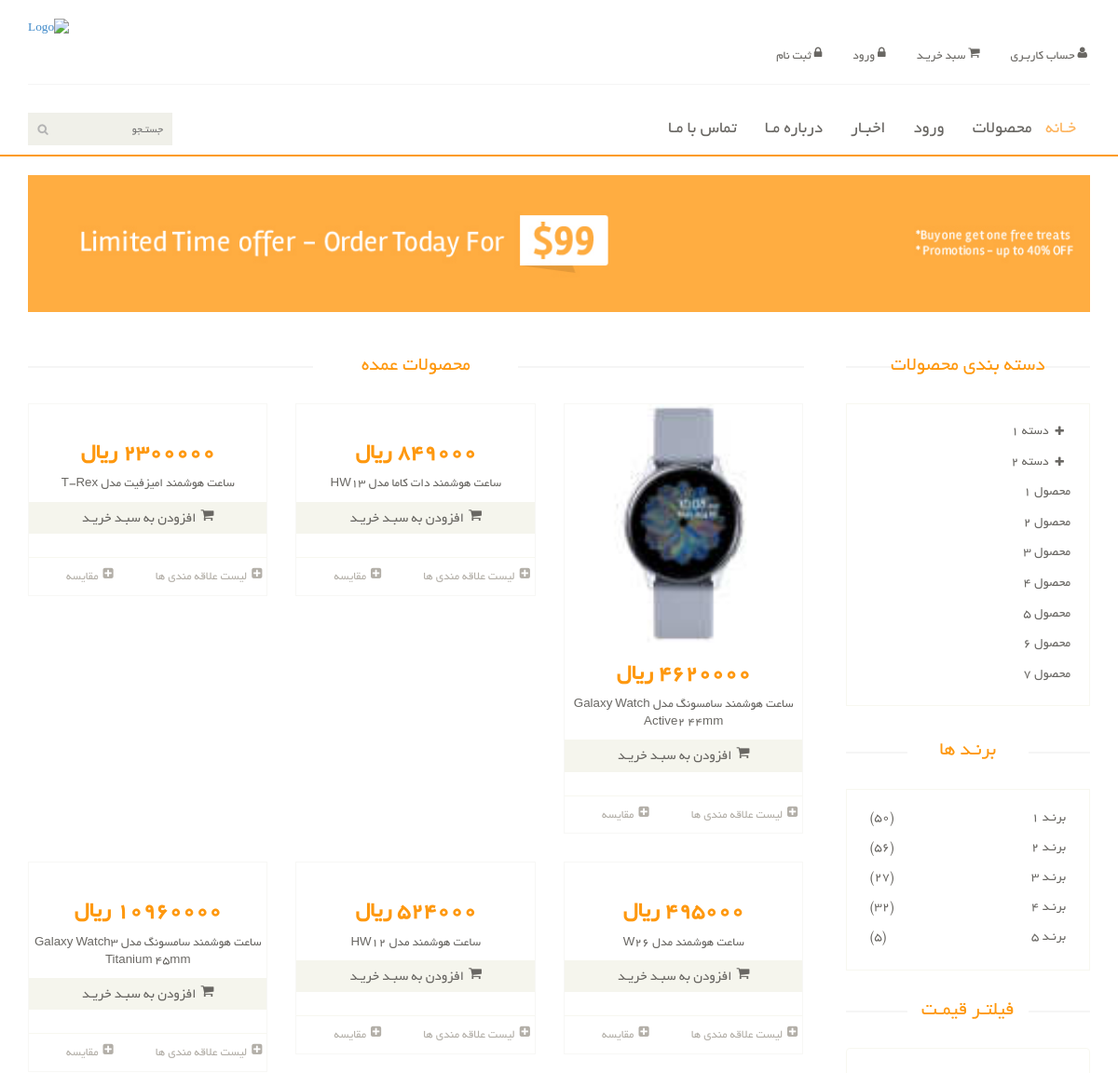
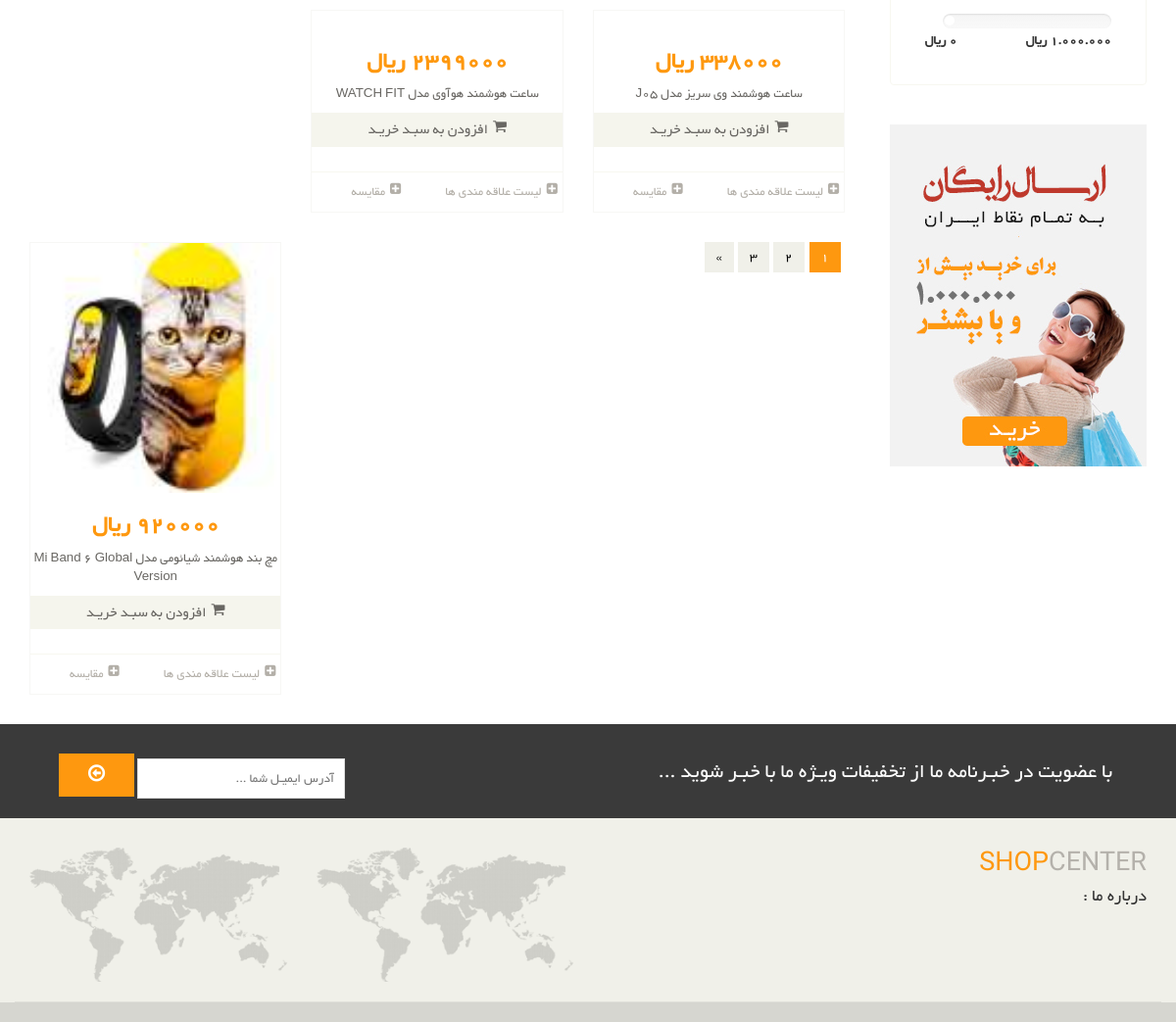
Screenshot of /products/ with the database file from the repository (2 pictures, top to bottom).
### products/models.py (models this page shows, shortened)
class Product(models.Model):
    category = models.ForeignKey(Category, related_name='products', on_delete=models.CASCADE)
    name = models.CharField(max_length=100, db_index=True)
    slug = models.SlugField(max_length=200, db_index=True)
    image = models.ImageField(upload_to=upload_image_path)
    description = models.TextField(blank=True)
    price = models.PositiveIntegerField(default=0)
    in_stock = models.BooleanField(default=True)
    is_active = models.BooleanField(default=True)
    created_at = models.DateTimeField(auto_now_add=True)
    updated_at = models.DateTimeField(auto_now=True)
    inventory = models.PositiveIntegerField(default=1)
    class Meta:
        ordering = ('name',)
        index_together = (('id', 'slug'),)

### products/views.py (the view)
# urls.py: path('', ProductList.as_view(), name="product_list"),
class ProductList(ListView):
    queryset = Product.objects.filter(is_active=True, in_stock=True)
    template_name = 'products_temp/product_list.html'

### products/templates/products_temp/product_list.html (shortened to what this page needs)
{% extends 'shared/_MainLayout.html' %}
{% load static %}
{% block content %}
    <section id="advertisement">
        <div class="container">
            <img src="{% static "images/shop/advertisement.jpg" %}" alt=""/>
        </div>
    </section>
    <section>
        <div class="container">
            <div class="row">
                <div class="col-sm-9 padding-right">
                    <div class="features_items">
                        <h2 class="title text-center">محصولات عمده</h2>
                        {% for product in object_list %}
                            <div class="col-sm-4">
                                <div class="product-image-wrapper">
                                    <div class="single-products">
                                        <div class="productinfo text-center">
                                            <img src="{{ product.image.url }}" alt=""/>
                                            <h2>{{ product.price }} ريال</h2>
                                            <p>{{ product.name }}</p>
                                            <a href="{% url 'product_detail' product.id %}"
                                               class="btn btn-default add-to-cart"><i
                                                    class="fa fa-shopping-cart"></i>افزودن به سبـد خریـد</a>
                                        </div>
                                        <div class="product-overlay">
                                            <div class="overlay-content">
                                            </div>
                                        </div>
                                    </div>
                                    <div class="choose">
                                        <ul class="nav nav-pills nav-justified">
                                            <li><a href=""><i class="fa fa-plus-square"></i>لیست علاقه مندی ها</a></li>
                                            <li><a href=""><i class="fa fa-plus-square"></i>مقایسه</a></li>
                                        </ul>
                                    </div>
                                </div>
                            </div>
                        {% endfor %}
                        <ul class="pagination">
                            <li class="active"><a href="">1</a></li>
                            <li><a href="">2</a></li>
                            <li><a href="">3</a></li>
                            <li><a href="">&raquo;</a></li>
                        </ul>
                    </div>
                </div>
                <div class="col-sm-3">
                    <div class="left-sidebar">
                        <h2>دسته بندی محصولات</h2>
                        <div class="panel-group category-products" id="accordian">
                            <div class="panel panel-default">
                                <div class="panel-heading">
                                    <h4 class="panel-title">
                                        <a data-toggle="collapse" data-parent="#accordian" href="#sportswear">
                                            <span class="badge pull-right"><i class="fa fa-plus"></i></span>
                                            دسته 1
                                        </a>
                                    </h4>
                                </div>
                            </div>
                            <div class="panel panel-default">
                                <div class="panel-heading">
                                    <h4 class="panel-title">
                                        <a data-toggle="collapse" data-parent="#accordian" href="#mens">
                                            <span class="badge pull-right"><i class="fa fa-plus"></i></span>
                                            دسته 2
                                        </a>
                                    </h4>
                                </div>
                            </div>
                            <div class="panel panel-default">
                                <div class="panel-heading">
                                    <h4 class="panel-title"><a href="#">محصول 1</a></h4>
                                </div>
                            </div>
                            <div class="panel panel-default">
                                <div class="panel-heading">
                                    <h4 class="panel-title"><a href="#">محصول 2</a></h4>
                                </div>
                            </div>
                            <div class="panel panel-default">
                                <div class="panel-heading">
                                    <h4 class="panel-title"><a href="#">محصول 3</a></h4>
                                </div>
                            </div>
                            <div class="panel panel-default">
                                <div class="panel-heading">
                                    <h4 class="panel-title"><a href="#">محصول 4</a></h4>
                                </div>
                            </div>
                            <div class="panel panel-default">
                                <div class="panel-heading">
                                    <h4 class="panel-title"><a href="#">محصول 5</a></h4>
                                </div>
                            </div>
                            <div class="panel panel-default">
                                <div class="panel-heading">
                                    <h4 class="panel-title"><a href="#">محصول 6</a></h4>
                                </div>
                            </div>
                            <div class="panel panel-default">
                                <div class="panel-heading">
                                    <h4 class="panel-title"><a href="#">محصول 7</a></h4>
                                </div>
                            </div>
                        </div>
                        <div class="brands_products">
                            <h2>برنـد ها</h2>
                            <div class="brands-name">
                                <ul class="nav nav-pills nav-stacked">
                                    <li><a href=""> <span class="pull-left">(50)</span>برنـد 1</a></li>
                                    <li><a href=""> <span class="pull-left">(56)</span>برنـد 2</a></li>
                                    <li><a href=""> <span class="pull-left">(27)</span>برنـد 3</a></li>
                                    <li><a href=""> <span class="pull-left">(32)</span>برنـد 4</a></li>
                                    <li><a href=""> <span class="pull-left">(5)</span>برنـد 5</a></li>
                                </ul>
                            </div>
                        </div>
                        <div class="price-range">
                            <h2>فیلتـر قیمـت</h2>
                            <div class="well">
                                       data-slider-step="5" data-slider-value="[250,450]" id="sl2"><br/>
                                <b>1.000.000 ريال</b> <b class="pull-left">0 ريال</b>
                            </div>
                        </div>
                        <div class="shipping text-center">
                            <img src="{% static "images/home/shipping.jpg" %}" alt=""/>
                        </div>
                    </div>
                </div>
            </div>
        </div>
    </section>
{% endblock %}

### rows the page displays
Product: name "ساعت هوشمند امیزفیت مدل T-Rex"
Product: price "849000", name "ساعت هوشمند دات کاما مدل HW13"
Product: image (picture), name "ساعت هوشمند سامسونگ مدل Galaxy Watch Active2 44mm"
Product: name "ساعت هوشمند سامسونگ مدل Galaxy Watch3 Titanium 45mm"
Product: price "524000", name "ساعت هوشمند مدل HW12"
Product: name "ساعت هوشمند مدل W26"
Product: price "2399000", name "ساعت هوشمند هوآوی مدل WATCH FIT"
Product: name "ساعت هوشمند وی سریز مدل J05"
Product: image (picture), name "مچ بند هوشمند شیائومی مدل Mi Band 6 Global Version"
